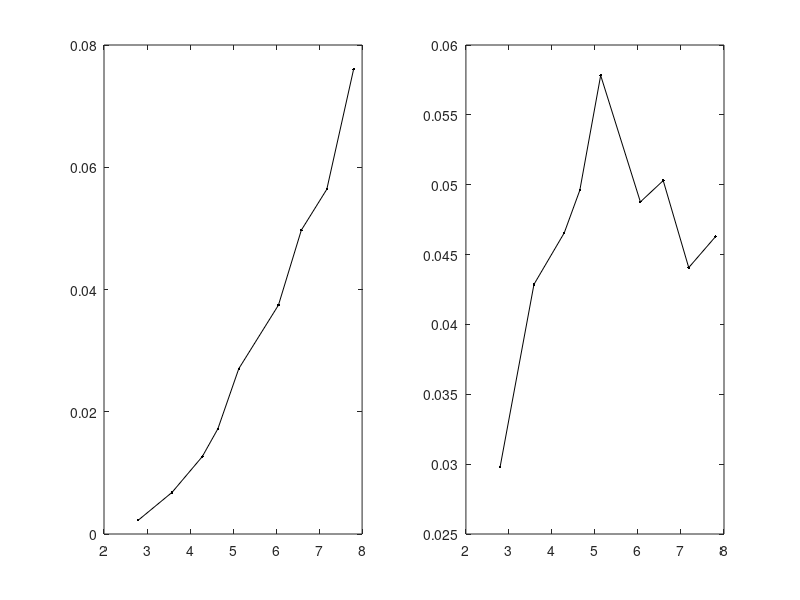

Reproduce this figure in MATLAB.
% u =(10:2:26);
% i =[0.065 0.081 0.099 0.117 0.137 0.156 0.177 0.200 0.220];
% v1=[2.795 3.582 4.286 4.648 5.133 6.056 6.587 7.180 7.803];
% r=0.5*103.84*10^(-3);
% s=pi*r*r;
% rho=1.185;
% p0=u.*i
% p1=0.5.*rho.*s.*(v1.^3)
% ita=p1./p0
%
% subplot(1, 2, 1);
% uv=scatter(u, v1, 200, 'k', '.');
% dddd=(0:0.22:1.76)-0.3;
% text(u-dddd, v1+0.12, arrayfun(@(x)sprintf("%.3f", x), v1), 'fontname', 'latin modern math', 'fontsize', 12)
%
% hold on;
% xlim([10, 26])
% xticks(u)
% set(gca, 'FontName', 'Latin Modern Math', 'FontSize', 15);
% xlabel('\fontname{Songti SC}输入电压 \fontname{Latin Modern Math}U/V');
% ylabel('\fontname{Songti SC}风速 \fontname{Latin Modern Math}V_1/(m/s)');
% box on;
% M=[u' ones(9,1)];
% k=M\(v1');
% v1pre=(M*k)';
%
% plot(u, v1pre, '-k', 'LineWidth', 2);
%
% subplot(1, 2, 2);
% plot(v1, ita, '.-k', 'LineWidth', 2, 'MarkerSize', 15);
% set(gca, 'FontName', 'Latin Modern Math', 'FontSize', 15);
% xlabel('\fontname{Songti SC}风速 \fontname{Latin Modern Math}V_1/(m/s)');
% ylabel('\fontname{Songti SC}转换效率 \fontname{Latin Modern Math}\eta');
% dddd=(0:0.22:1.76)-0.3;
% text(v1-0.55, ita, arrayfun(@(x)sprintf("%.3f", x), ita), 'fontname', 'latin modern math', 'fontsize', 12)




% r=(400:200:2000);
% u1=[2.40,3.20,3.85,4.10,4.42,4.67,4.88,5.02,5.25];
% u2=[5.12,6.30,7.20,8.01,8.30,8.71,8.96,9.15,9.20];
% p1=u1.^2./r
% p2=u2.^2./r
%
% plot(r, p1, '.--k', 'LineWidth', 2, 'MarkerSize', 15);
% hold on;
% plot(r, p2, '.-k', 'LineWidth', 2, 'MarkerSize', 15);
% set(gca, 'FontName', 'Latin Modern Math', 'FontSize', 15);
%
% xlim([400, 2000])
% xticks(r)
%
% legend(["\fontname{Songti SC}风机电压 \fontname{Latin Modern Math}16V; \fontname{Songti SC}风速 \fontname{Latin Modern Math}4.648m/s", "\fontname{Songti SC}风机电压 \fontname{Latin Modern Math}24V; \fontname{Songti SC}风速 \fontname{Latin Modern Math}7.180m/s"],...
%     'FontSize', 18);
% xlabel('\fontname{Songti SC}负载电阻 \fontname{Latin Modern Math}R/\Omega');
% ylabel('\fontname{Songti SC}输出功率 \fontname{Latin Modern Math}P/W');
% dddd=(0:13:104)-8;
% text(r-dddd, p1+0.001, arrayfun(@(x)sprintf("%.4f", x), p1), 'fontname', 'latin modern math', 'fontsize', 12)
% text(r-dddd, p2-0.001, arrayfun(@(x)sprintf("%.4f", x), p2), 'fontname', 'latin modern math', 'fontsize', 12);

u=(10:2:26);
u1=[1.50 2.61 3.56 4.15 5.20 6.12 7.05 7.51 8.72];
v1=[2.795 3.582 4.286 4.648 5.133 6.056 6.587 7.180 7.803];
p0=u1.^2./1000
r=0.5*86.20*10^(-3);
s=pi*r*r;
rho=1.185;
p1=0.5.*rho.*s.*(v1.^3)
eta=p0./p1

subplot(1, 2, 1);
plot(v1, p0, '.-k');

subplot(1, 2, 2);
plot(v1, eta, '.-k');
